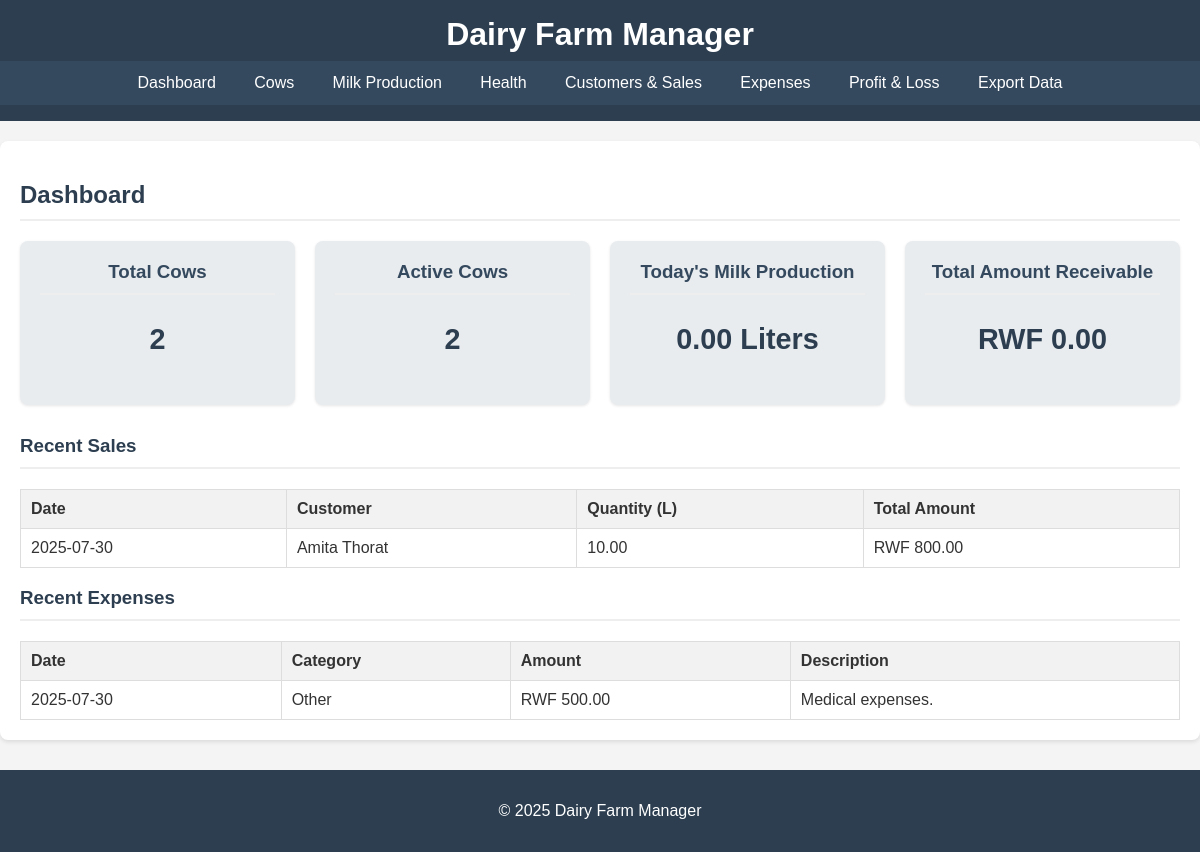
The page / on the database its author committed.
### models.py (models this page shows, shortened)
class Sale(db.Model):
    id = db.Column(db.Integer, primary_key=True)
    customer_id = db.Column(db.Integer, db.ForeignKey('customer.id'), nullable=False)
    date = db.Column(db.Date, nullable=False, default=date.today)
    milk_quantity_liters = db.Column(db.Float, nullable=False)
    price_per_liter = db.Column(db.Float, nullable=False)
    total_amount = db.Column(db.Float, nullable=False) # Calculated
    is_paid = db.Column(db.Boolean, default=False)
    timestamp = db.Column(db.DateTime, default=datetime.utcnow)

class Customer(db.Model):
    id = db.Column(db.Integer, primary_key=True)
    name = db.Column(db.String(150), nullable=False)
    contact_info = db.Column(db.Text)
    balance = db.Column(db.Float, default=0.0) # Amount owed by customer
    sales = db.relationship('Sale', backref='customer', lazy=True)
    payments = db.relationship('Payment', backref='customer', lazy=True)

class Expense(db.Model):
    id = db.Column(db.Integer, primary_key=True)
    date = db.Column(db.Date, nullable=False, default=date.today)
    category = db.Column(db.String(100), nullable=False) # e.g., 'Feed', 'Veterinary', 'Labor'
    amount = db.Column(db.Float, nullable=False)
    description = db.Column(db.Text)
    timestamp = db.Column(db.DateTime, default=datetime.utcnow)

### app.py (the view)
@app.route('/')
def index():
    total_cows = Cow.query.count()
    active_cows = Cow.query.filter_by(status='active').count()
    today_date = date.today()
    today_milk_records = MilkProduction.query.filter_by(date=today_date).all()
    total_today_milk = sum(rec.total_daily_quantity() for rec in today_milk_records)
    total_receivable = db.session.query(func.sum(Customer.balance)).scalar() or 0.0
    recent_sales = Sale.query.order_by(Sale.timestamp.desc()).limit(5).all()
    recent_expenses = Expense.query.order_by(Expense.timestamp.desc()).limit(5).all()
    return render_template('index.html',
                           total_cows=total_cows,
                           active_cows=active_cows,
                           total_today_milk=total_today_milk,
                           total_receivable=total_receivable,
                           recent_sales=recent_sales,
                           recent_expenses=recent_expenses)

### app.py (called while the page is built)
@app.context_processor
def inject_common_variables(): # Renamed from inject_today for clarity, but old name works too
    return {
        'today': date.today(),
        'now': datetime.now # <--- ADD THIS LINE
    }

### templates/index.html (shortened to what this page needs)
{% extends 'base.html' %}
{% block content %}
<h2>Dashboard</h2>
<div class="dashboard-grid">
    <div class="card">
        <h3>Total Cows</h3>
        <p>{{ total_cows }}</p>
    </div>
    <div class="card">
        <h3>Active Cows</h3>
        <p>{{ active_cows }}</p>
    </div>
    <div class="card">
        <h3>Today's Milk Production</h3>
        <p>{{ "%.2f"|format(total_today_milk) }} Liters</p>
    </div>
    <div class="card">
        <h3>Total Amount Receivable</h3>
        <p>RWF {{ "%.2f"|format(total_receivable) }}</p>
    </div>
</div>
<h3>Recent Sales</h3>
{% if recent_sales %}
    <table>
        <thead>
            <tr>
                <th>Date</th>
                <th>Customer</th>
                <th>Quantity (L)</th>
                <th>Total Amount</th>
            </tr>
        </thead>
        <tbody>
            {% for sale in recent_sales %}
            <tr>
                <td>{{ sale.date.strftime('%Y-%m-%d') }}</td>
                <td>{{ sale.customer.name }}</td>
                <td>{{ "%.2f"|format(sale.milk_quantity_liters) }}</td>
                <td>RWF {{ "%.2f"|format(sale.total_amount) }}</td>
            </tr>
            {% endfor %}
        </tbody>
    </table>
{% else %}
    <p>No recent sales.</p>
{% endif %}
<h3>Recent Expenses</h3>
{% if recent_expenses %}
    <table>
        <thead>
            <tr>
                <th>Date</th>
                <th>Category</th>
                <th>Amount</th>
                <th>Description</th>
            </tr>
        </thead>
        <tbody>
            {% for expense in recent_expenses %}
            <tr>
                <td>{{ expense.date.strftime('%Y-%m-%d') }}</td>
                <td>{{ expense.category }}</td>
                <td>RWF {{ "%.2f"|format(expense.amount) }}</td>
                <td>{{ expense.description }}</td>
            </tr>
            {% endfor %}
        </tbody>
    </table>
{% else %}
    <p>No recent expenses.</p>
{% endif %}
{% endblock %}

### static/css/style.css (style rules this page uses)
body { font-family: Arial, sans-serif; margin: 0; padding: 0; background-color: #f4f4f4; color: #333; }
h2, h3 { color: #2c3e50; border-bottom: 2px solid #eee; padding-bottom: 10px; margin-bottom: 20px; }
table { width: 100%; border-collapse: collapse; margin-top: 20px; }
table th, table td { border: 1px solid #ddd; padding: 10px; text-align: left; }
table th { background-color: #f2f2f2; font-weight: bold; }
.dashboard-grid { display: grid; grid-template-columns: repeat(auto-fit, minmax(250px, 1fr)); gap: 20px; margin-bottom: 30px; }
.card { background-color: #e9ecef; padding: 20px; border-radius: 8px; text-align: center; box-shadow: 0 1px 3px rgba(0,0,0,0.1); }
.card h3 { margin-top: 0; color: #34495e; }
.card p { font-size: 1.8rem; font-weight: bold; color: #2c3e50; }

### rows shown on the page
Sale: date "2025-07-30", customer.name "Amita Thorat", milk_quantity_liters "10.00", total_amount "800.00"
Expense: date "2025-07-30", category "Other", amount "500.00", description "Medical expenses."

### other values the page prints
{{ total_cows }} "2"
{{ active_cows }} "2"
{{ "%.2f"|format(total_today_milk) }} "0.00"
{{ "%.2f"|format(total_receivable) }} "0.00"
